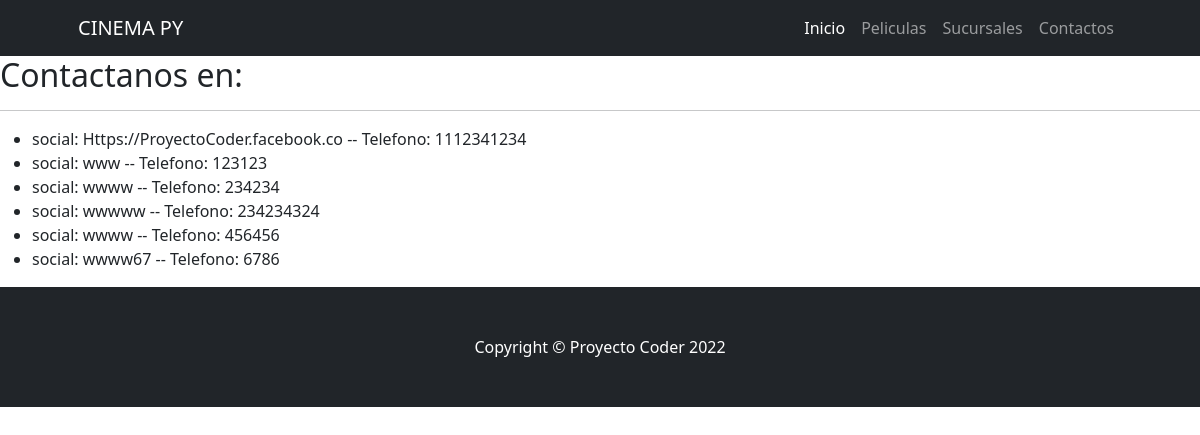
The page /Appfinal/Contactos/ on the database its author committed.
### Appfinal/models.py (models this page shows)
class Contactos(models.Model):
    social = models.CharField(max_length=40)
    Telefono = models.IntegerField()

### Appfinal/views.py (the view)
# urls.py: path('Contactos/', views.Contacto, name='Contactos'),
def Contacto(request):
    Contacto = Contactos.objects.all()
    context_dict = {
        'social': Contacto
    }
    return render(
        request=request,
        context=context_dict,
        template_name="Appfinal/Contactos.html"
    )

### Appfinal/templates/Appfinal/Contactos.html
{% extends "Appfinal/index.html" %}
{% load static %}
{% block Appfinal_content %}
<h2>Contactanos en:</h2>
<hr></hr>
<ul>
    {% for Contacto in social %}
        <li>
            social: {{Contacto.social}}
           -- Telefono: {{Contacto.Telefono}}
        </li>
    {% endfor %}
</ul>
{% endblock %}

### rows shown on the page
Contactos: social "Https://ProyectoCoder.facebook.co", Telefono "1112341234"
Contactos: social "www", Telefono "123123"
Contactos: social "wwww", Telefono "234234"
Contactos: social "wwwww", Telefono "234234324"
Contactos: social "wwww", Telefono "456456"
Contactos: social "wwww67", Telefono "6786"
